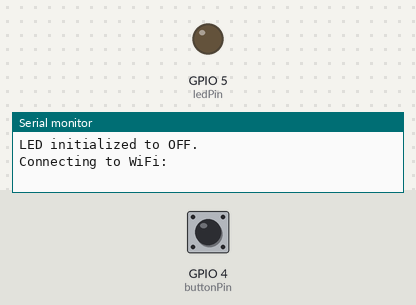
A sketch run on a simulated ESP8266 (NodeMCU). Parts: output pins drawn as LEDs (lit = HIGH), the last lines printed to the serial monitor. The inputs (shaded band) are chosen by the test bench; at power-on: GPIO 4 (buttonPin) HIGH. WiFi joins after 1.5 s; servers stay silent unless stated; the local clock reads 2024-03-15 10:24:30 at power-on unless the sketch sets it; not simulated (calls return 0 or success): Arduino_secrets.h.

Above: at 0.1 s.
At 2.4 s:
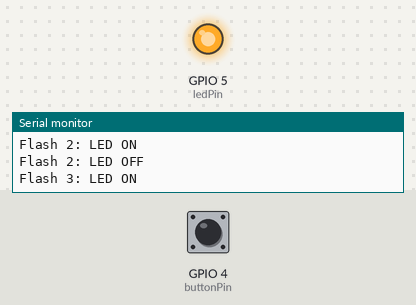
Timing chart, 0 to 4.0 s (numbered marks = the images above):
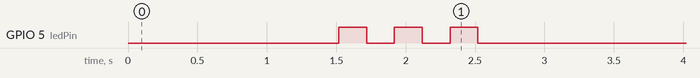

The sketch:

generic_esp8266_ntp_version.ino
```cpp
#include <ESP8266WiFi.h>
#include <time.h>
#include "Arduino_secrets.h"  // Contains ssid and password

// Define pins using numeric GPIO values:
// LED on GPIO5 (D1 on the board)
// Button on GPIO4 (D2 on the board)
const int ledPin = 5;    // GPIO5
const int buttonPin = 4; // GPIO4

// Global state variables
bool ledReminderOn = false;    // True when LED is on (reminder active)
bool reminderTriggered = false; // True once this week's reminder has fired
unsigned long lastButtonPressTime = 0; // For button debouncing
const unsigned long debounceDelay = 50; // Debounce time in milliseconds

// Function to triple flash the LED upon successful WiFi connection
void tripleFlashLED() {
  Serial.println("Starting triple flash of LED for WiFi connection confirmation.");
  for (int i = 0; i < 3; i++) {
    Serial.printf("Flash %d: LED ON\n", i + 1);
    digitalWrite(ledPin, HIGH);
    delay(200);
    digitalWrite(ledPin, LOW);
    Serial.printf("Flash %d: LED OFF\n", i + 1);
    delay(200);
  }
  Serial.println("Triple flash complete.");
}

void setup() {
  Serial.begin(115200);
  delay(10);

  // Initialize LED and button pins.
  pinMode(ledPin, OUTPUT);
  pinMode(buttonPin, INPUT_PULLUP); // Button wired to ground when pressed

  // Ensure LED starts off.
  digitalWrite(ledPin, LOW);
  Serial.println("LED initialized to OFF.");

  // Connect to WiFi using credentials from Arduino_secrets.h.
  Serial.print("Connecting to WiFi: ");
  Serial.println(ssid);
  WiFi.begin(ssid, password);

  while (WiFi.status() != WL_CONNECTED) {
    delay(500);
    Serial.print(".");
  }
  Serial.println("\nWiFi connected successfully!");
  Serial.print("IP Address: ");
  Serial.println(WiFi.localIP());

  // Triple flash the LED to indicate a successful WiFi connection.
  tripleFlashLED();

  // Configure time via NTP.
  // Fixed EST: offset -5 hours (UTC-5) and DST offset 0.
  Serial.println("Configuring time with NTP for fixed EST (UTC-5)...");
  configTime(-5 * 3600, 0, "pool.ntp.org", "time.nist.gov");

  // Wait for time to be set.
  time_t now = time(nullptr);
  int retry = 0;
  while (now < 8 * 3600 && retry < 10) { // if time isn't set (e.g., still near 1970)
    delay(500);
    now = time(nullptr);
    retry++;
    Serial.print("Waiting for time sync... Retry: ");
    Serial.println(retry);
  }
  if (retry < 10) {
    Serial.println("Time synchronized successfully.");
  } else {
    Serial.println("Time sync may have failed; check WiFi/NTP settings.");
  }
}

void loop() {
  // Obtain the current time.
  time_t now = time(nullptr);
  struct tm *timeinfo = localtime(&now);
  if (timeinfo == NULL) {
    Serial.println("Error: Failed to obtain time.");
    delay(1000);
    return;
  }

  // Log the current time for troubleshooting.
  Serial.print("Current time: ");
  Serial.print(asctime(timeinfo));  // asctime() returns a string that includes a newline

  // Check if today is Monday (tm_wday: 0=Sunday, 1=Monday, etc.).
  if (timeinfo->tm_wday == 1) {
    Serial.println("Today is Monday.");
    // Trigger the reminder exactly at 10:38 AM EST if it hasn't already been triggered.
    if (timeinfo->tm_hour == 10 && timeinfo->tm_min == 38 && !reminderTriggered) {
      Serial.println("Trigger condition met: It is 10:38 AM on Monday.");
      digitalWrite(ledPin, HIGH);  // Turn on the LED
      ledReminderOn = true;
      reminderTriggered = true;    // Mark that this week's reminder has fired
      Serial.println("Reminder triggered: LED turned ON (time to water the plants)!");
    } else {
      Serial.print("Not trigger time or reminder already triggered (Hour: ");
      Serial.print(timeinfo->tm_hour);
      Serial.print(", Minute: ");
      Serial.print(timeinfo->tm_min);
      Serial.println(")");
    }
  } else {
    // Reset reminder flag on any day other than Monday.
    if (reminderTriggered) {
      Serial.println("Resetting reminder flag (today is not Monday).");
    }
    reminderTriggered = false;
  }

  // Check the button (active LOW) with a simple debounce.
  int buttonState = digitalRead(buttonPin);
  Serial.print("Button state: ");
  Serial.println(buttonState);
  if (buttonState == LOW && ledReminderOn) {
    if (millis() - lastButtonPressTime > debounceDelay) {
      Serial.println("Button press detected: Turning LED OFF (plants watered).");
      digitalWrite(ledPin, LOW); // Turn off the LED
      ledReminderOn = false;
      lastButtonPressTime = millis();  // Update debounce timer
    }
  }

  // Wait a short while before checking again.
  delay(1000);
}
```
